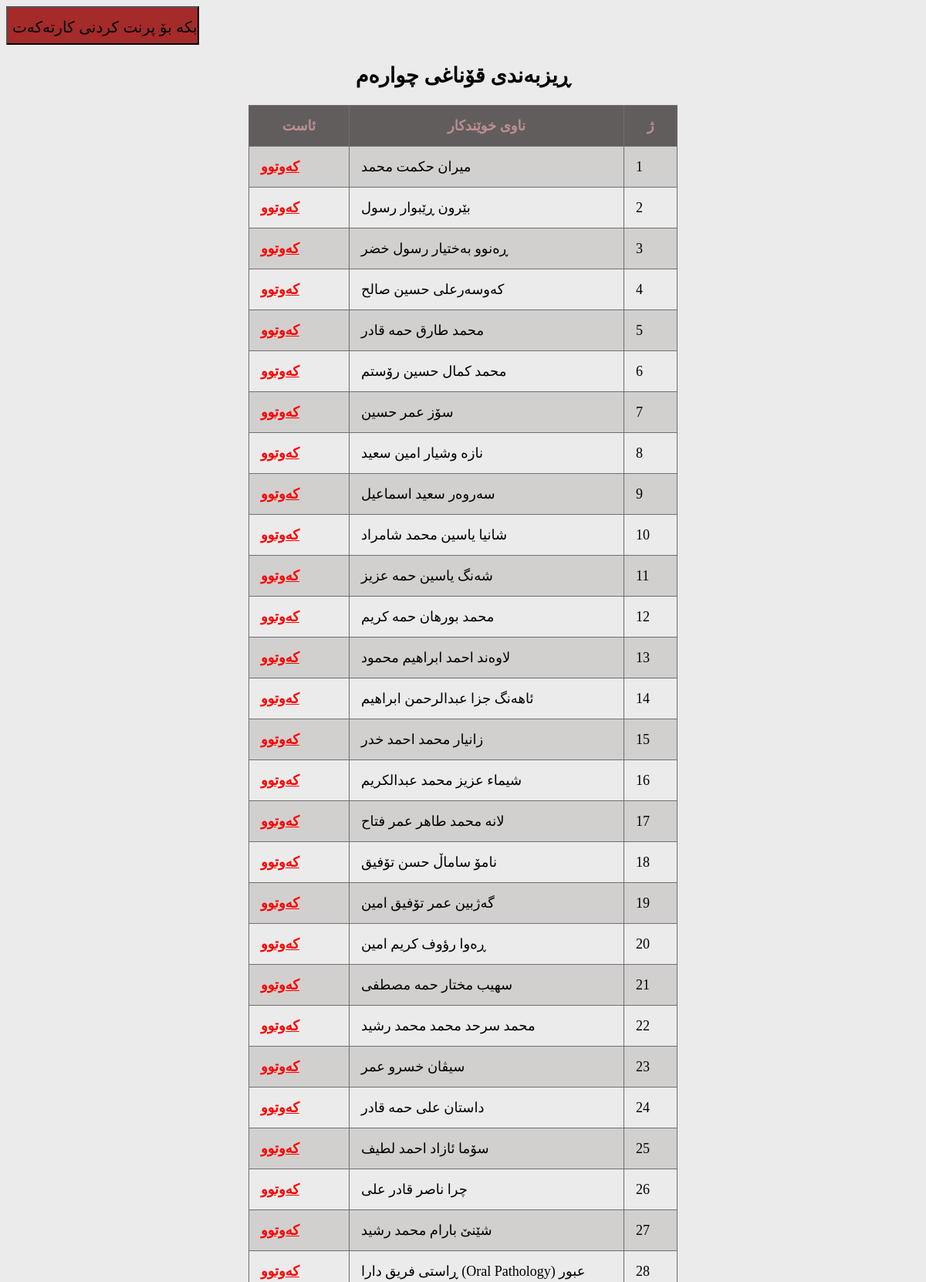
/PublicationSite/onlinegrades/reezbandi4.php (upper part), run on the app's committed database.
### tables this page shows
CREATE TABLE `forth` (
  `id` varchar(10) NOT NULL,
  `name` varchar(80) DEFAULT NULL,
  `Conservative Dentistry` varchar(50) DEFAULT NULL,
  `Oral Surgery` varchar(50) DEFAULT NULL,
  `Periodontics` varchar(50) DEFAULT NULL,
  `Prosthodontics` varchar(50) DEFAULT NULL,
  `Oral Pathology` varchar(50) DEFAULT NULL,
  `Orthodontics` varchar(50) DEFAULT NULL,
  `Dental Imaging and Radiology` varchar(50) DEFAULT NULL,
  `Community Dentistry` varchar(50) DEFAULT NULL
);

### PublicationSite/onlinegrades/reezbandi4.php (the view, shortened to what this page needs)
<!doctype html>
<html>
<head>
</head>
<body bgcolor="#EBEBEB">
<?php
$conn=mysqli_connect("localhost","root","","test");
mysqli_set_charset($conn,'utf8');
?>
     <?php
		$sql1="select id,((`Conservative Dentistry`*2)+(`Oral Surgery`*2)+(`Periodontics`*2)+(`Prosthodontics`*2)+(`Oral Pathology`*2)+(`Orthodontics`*2)+
		(`Dental Imaging and Radiology`*2)+(`Community Dentistry`*2))/8 as 'a',name from forth order by a DESC";
		$result1=mysqli_query($conn,$sql1) or die(mysqli_error($conn));
?>
<div class="noprint">
<form  method="post" action="phptest.php">
<input type="button"  value="کلیك بکه بۆ پرنت کردنی کارته‌‌که‌ت" onClick="forprint()" style="height: 50px; width: 250px; text-emphasis-color:black; background-color:brown; font-family: Gotham, 'Helvetica Neue', Helvetica, Arial, 'sans-serif'; font-size: 15pt">
</form>
</div>
<p style="text-align: center; font-size: 24px; font-weight: bold;">
  <h2>
	  <h2><div align="center"> ڕیزبه‌ندی قۆناغی چواره‌م </div></h2>
</p>
<table align="center">
  <thead>
      <tr>
        <td width="99">ئاست</td>
        <td width="325">ناوی خوێندکار</td>
        <td width="38">ژ</td>
      </tr>
    </thead>
    <tbody>
     <?php
		$count=1;
	while($row1=mysqli_fetch_row($result1)){
		?>
      <tr>
       <td>			 <?php
				 if((round($row1[1],1)<=100) and (round($row1[1],1)>=90)){echo "نایاب";}
				 elseif((round($row1[1],1)<=89) and (round($row1[1],1)>=80)){echo "زۆر باش";}
				 elseif((round($row1[1],1)<=79) and (round($row1[1],1)>=70)){echo "باش";}
				 elseif((round($row1[1],1)<=69) and (round($row1[1],1)>=60)){echo "ناوه‌ند";}
				 elseif((round($row1[1],1)<=59) and (round($row1[1],1)>=50)){echo "په‌سه‌ند";}
				 elseif($row1[1]=="nill"){echo "";}
				 else {echo "<b><font color='red'><u>که‌وتوو</u></font></b>";}
			?>
       </td>
        <td><?=$row1[2];?></td>
        <td><?=$count++;?></td>
		</tr>
      <?php
	}
		?>
   </tbody>
  </table>
</body>
</html>

### PublicationSite/onlinegrades/reezbandi4.php (style rules this page uses)
html { font-family: dejavusanscondensed; font-size: 18px; }
td { border: 1px solid #726E6D; padding: 15px; }
thead { font-weight:bold; text-align:center; background: #625D5D; color:rosybrown; }
table { border-collapse: collapse; }
tbody >tr:nth-child(odd) { background: #D1D0CE; }

### data on the page
forth: name "میران حکمت محمد"
forth: name "بێرون ڕێبوار رسول"
forth: name "ڕه‌نوو به‌ختيار رسول خضر"
forth: name "که‌وسه‌رعلى حسين صالح"
forth: name "محمد طارق حمه قادر"
forth: name "محمد كمال حسين رۆستم"
forth: name "سۆز عمر حسين"
forth: name "نازه وشيار امين سعيد"
forth: name "سه‌روه‌ر سعيد اسماعيل"
forth: name "شانيا ياسين محمد شامراد"
forth: name "شه‌نگ ياسين حمه عزيز"
forth: name "محمد بورهان حمه‌ كريم"
forth: name "لاوه‌ند احمد ابراهيم محمود"
forth: name "ئاهه‌نگ جزا عبدالرحمن ابراهيم"
forth: name "زانيار محمد احمد خدر"
forth: name "شيماء عزيز محمد عبدالكريم"
forth: name "لانه محمد طاهر عمر فتاح"
forth: name "نامۆ ساماڵ حسن تۆفيق"
forth: name "گه‌ژبین عمر تۆفيق امين"
forth: name "ڕه‌وا رؤوف كريم امين"
forth: name "سهيب مختار حمه مصطفى"
forth: name "محمد سرحد محمد محمد رشيد"
forth: name "سيڤان خسرو عمر"
forth: name "داستان على حمه قادر"
forth: name "سۆما ئازاد احمد لطيف"
forth: name "چرا ناصر قادر على"
forth: name "شێنێ بارام محمد رشيد"
forth: name "ڕاستی فریق دارا (Oral Pathology) عبور"
